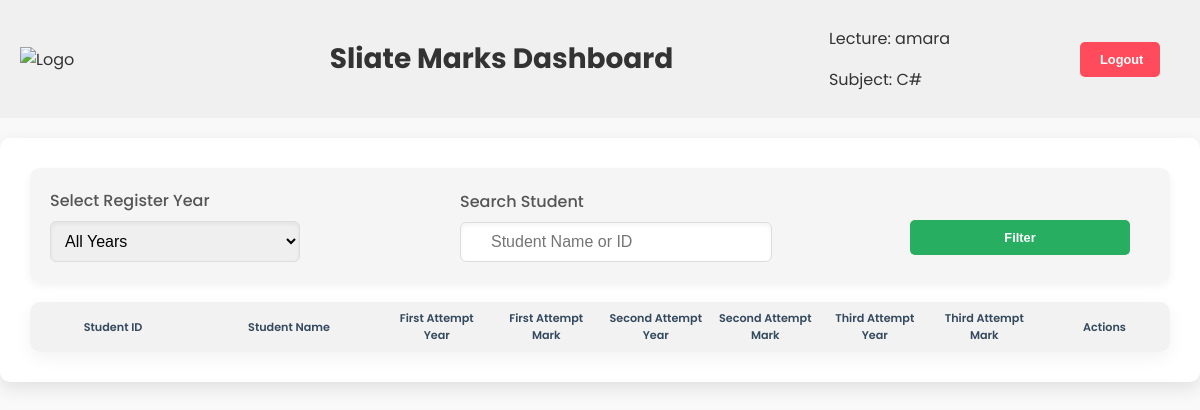
/lecturer_dashboard.php (signed in), run on an earlier commit of the app's database.
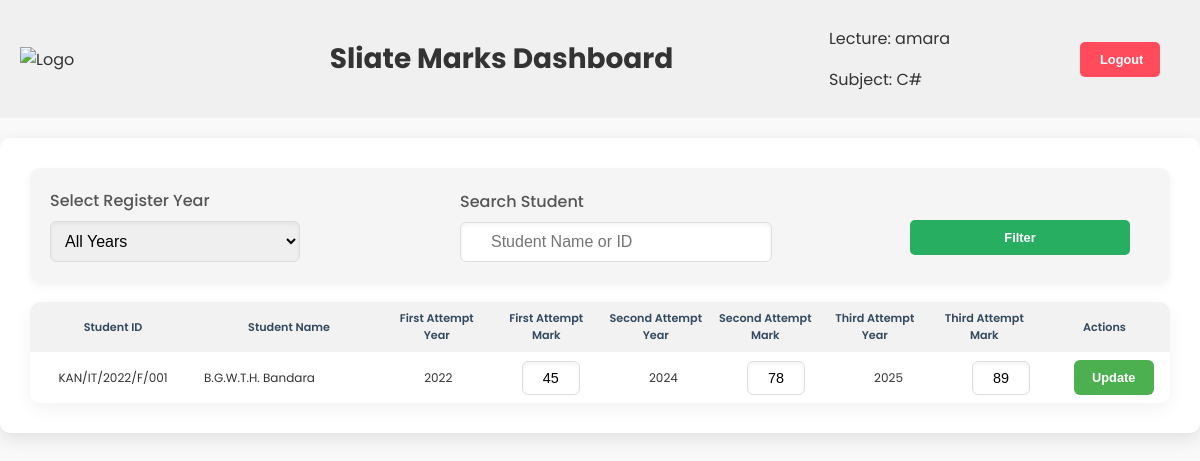
And on a later commit of the database.
### tables this page shows
CREATE TABLE `lecture` (
  `lec_id` int(11) NOT NULL,
  `lec_name` varchar(100) NOT NULL,
  `lec_email` varchar(100) NOT NULL,
  `lec_pass` varchar(50) NOT NULL
);

CREATE TABLE `subject` (
  `sub_id` int(11) NOT NULL,
  `sub_name` varchar(100) DEFAULT NULL,
  `dep_id` varchar(20) NOT NULL,
  `per_id` int(11) NOT NULL
);

CREATE TABLE `student` (
  `st_id` varchar(30) NOT NULL,
  `st_name` varchar(100) NOT NULL,
  `st_loc` varchar(3) NOT NULL,
  `st_dep` varchar(20) NOT NULL,
  `st_reg_year` year(4) NOT NULL,
  `st_pass` varchar(50) NOT NULL
);

### lecturer_dashboard.php (the view, shortened to what this page needs)
<?php
$searchTerm = isset($_POST['search']) ? trim($_POST['search']) : '';
$sqlSubId = "SELECT `sub_id` FROM `subject_lecture` WHERE `lec_id`='{$_SESSION['username']}'";
$resultSubId = $conn->query($sqlSubId);
$subId = $resultSubId->fetch_assoc()['sub_id'];
$sqlLecName = "SELECT `lec_name` FROM `lecture` WHERE `lec_id`='{$_SESSION['username']}'";
$resultLecName = $conn->query($sqlLecName);
$lecName = $resultLecName->fetch_assoc()['lec_name'];
$sqlSubject = "SELECT `sub_name` FROM `subject` WHERE `sub_id`='$subId'";
$resultSubject = $conn->query($sqlSubject);
$subjectName = $resultSubject->fetch_assoc()['sub_name'];
?>
<!DOCTYPE html>
<html lang="en">
<head>
    <link rel="stylesheet" href="styles.css" type="text/css">
</head>
<body>
    <div class="header">
        <div class="header-left">
            <img src="sliate.jpeg" alt="Logo">
        </div>
        <div class="header-title">Sliate Marks Dashboard</div>
        <div class="header-right">
            <div class="details">
                <p>Lecture: <?php echo $lecName; ?></p>
                <p>Subject: <?php echo htmlspecialchars($subjectName); ?></p>
            </div>
            <form class="group" method="POST" action="">
                <button class="btn btn-logout" name="logout" type="submit">Logout</button>
            </form>
        </div>
    </div>
    <div class="dashboard">
        <form method="POST" action="">
            <div>
                <label for="year">Select Register Year</label>
                <select style="width: 250px;" name="year" id="year">
                    <option value="">All Years</option>
                </select>
            </div>
            <div>
                <label for="search">Search Student</label>
                <input type="text" style="padding:10px 30px;" name="search" id="search"
                    value="<?php echo htmlspecialchars($searchTerm); ?>" placeholder="Student Name or ID">
            </div>
            <button type="submit" class="btn btn-filter">Filter</button>
        </form>
        <table>
            <thead>
                <tr>
                    <th width="150">Student ID</th>
                    <th width="170">Student Name</th>
                    <th>First Attempt Year</th>
                    <th>First Attempt Mark</th>
                    <th>Second Attempt Year</th>
                    <th>Second Attempt Mark</th>
                    <th>Third Attempt Year</th>
                    <th>Third Attempt Mark</th>
                    <th width="115">Actions</th>
                </tr>
            </thead>
            <tbody>
                <?php
                $sqlStudents = "SELECT `st_id`, `st_name` FROM `student` WHERE 1";
                $resultStudents = $conn->query($sqlStudents);
                if ($resultStudents->num_rows > 0) {
                    while ($studentRow = $resultStudents->fetch_assoc()) {
                        $id = strtoupper($studentRow['st_id']);
                        $name = ucfirst($studentRow['st_name']);
                        $sqlMarks = "SELECT `attempt_1`, `fir_year`, `attempt_2`, `sec_year`, `attempt_3`, `thir_year`
                                     FROM `attempt_marks`
                                     WHERE `st_id`='{$studentRow['st_id']}'
                                     AND `sub_id`='$subId'";
                        $resultMark = $conn->query($sqlMarks);
                        while ($marksRow = $resultMark->fetch_assoc()) {
                            $mark1 = $marksRow ? $marksRow['attempt_1'] : 'AB';
                            $year1 = $marksRow ? $marksRow['fir_year'] : '-';
                            $mark2 = $marksRow ? $marksRow['attempt_2'] : 'AB';
                            $year2 = $marksRow ? $marksRow['sec_year'] : '-';
                            $mark3 = $marksRow ? $marksRow['attempt_3'] : 'AB';
                            $year3 = $marksRow ? $marksRow['thir_year'] : '-';
                            echo "<tr>
                                <form method='POST' action=''>
                                    <td width='150'>$id</td>
                                    <td width='170' style='text-align:left;'>$name</td>
                                    <td>$year1</td>
                                    <td><input type='text' name='mark_1' value='$mark1'></td>
                                    <td>$year2</td>
                                    <td><input type='text' name='mark_2' value='$mark2'></td>
                                    <td>$year3</td>
                                    <td><input type='text' name='mark_3' value='$mark3'></td>
                                    <td>
                                        <input type='hidden' name='student_id' value='$id'>
                                        <button type='submit' name='update' class='btn-update'>Update</button>
                                    </td>
                                </form>
                              </tr>";
                        }
                    }
                } else {
                    echo "<tr><td colspan='9' style='text-align:center;'>No data found</td></tr>";
                }
                ?>
            </tbody>
        </table>
    </div>
</body>
</html>

### styles.css (style rules this page uses)
body { font-family: 'Poppins', sans-serif; margin: 0; padding: 0; background-color: #f9f9f9; color: #333; transition: background-color 0.3s ease-in-out; }
.dashboard { max-width: 1200px; margin: 20px auto; background-color: #fff; padding: 30px; border-radius: 10px; box-shadow: 0 6px 18px rgba(0, 0, 0, 0.1); }
form { display: flex; justify-content: space-between; align-items: center; padding: 20px; background-color: #f5f5f5; border-radius: 10px; box-shadow: 0 4px 10px rgba(0, 0, 0, 0.05); gap: 20px; }
.group { margin-left: 100px; background-color: #f0f0f0; box-shadow: none; }
form div { flex: 1; }
label { font-weight: 500; font-size: 1rem; color: #555; display: block; margin-bottom: 8px; }
select, input[type="text"] { width: 200px; padding: 10px; font-size: 1rem; border: 1px solid #ddd; border-radius: 6px; box-shadow: inset 0 2px 4px rgba(0, 0, 0, 0.05); transition: border-color 0.3s ease-in-out; }
button { background-color: #27ae60; color: white; padding: 10px 15px; border: none; border-radius: 6px; font-weight: 600; cursor: pointer; transition: background-color 0.3s ease-in-out; font-size: 0.8rem; width: 60%; }
table { width: 100%; border-collapse: collapse; margin-top: 20px; box-shadow: 0 6px 18px rgba(0, 0, 0, 0.05); border-radius: 10px; overflow: hidden; }
th, td { padding: 15px; }
td { font-size: 0.75rem; text-align: left; }
th { font-size: 0.7rem; color: #34495e; text-transform: capitalize; font-weight: 600; }
td input[type="text"] { width: 40px; padding: 8px; text-align: center; border-radius: 6px; box-shadow: inset 0 2px 4px rgba(0, 0, 0, 0.05); font-size: 0.9rem; }
td:last-child { text-align: center; }
tbody { display: block; max-height: 400px; overflow-y: auto; }
thead, tbody tr { display: table; width: 100%; table-layout: fixed; }
.header { display: flex; justify-content: space-between; align-items: center; padding: 10px 20px; background-color: #f0f0f0; position: sticky; top: 0; }
.header img { width: 70px; }
.header-title { font-size: 28px; font-weight: bold; }
.header-right { display: flex; text-align: left; }
.details { margin-left: -100px; }
.btn { padding: 10px 20px; border: none; border-radius: 5px; cursor: pointer; }
.btn-logout { background-color: #ff4b5c; color: white; margin-left: 10px; width: 80px; text-align: center; }
.btn-update { background-color: #4CAF50; color: white; width: 80px; text-align: center; }
.btn-filter { width: 20%; margin: 24px 20px 0 40px; }
table { width: 100%; border-collapse: collapse; margin-top: 20px; }
th, td { padding: 8px; }
th { background-color: #f2f2f2; text-align: center; }
td { text-align: center; }
input[type="text"] { width: 250px; text-align: left; }

What changed in the data, as far as the page shows it:
now on this page (row edited): student: st_id "KAN/IT/2022/F/001", st_name "B.G.W.T.H. Bandara", year1 "2022", mark_1 "45", year2 "2024", mark_2 "78", year3 "2025", mark_3 "89"
